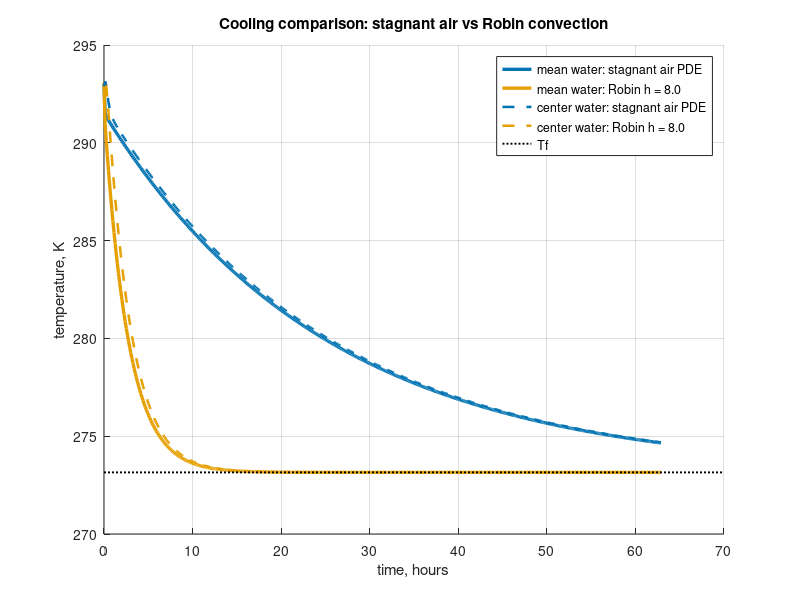
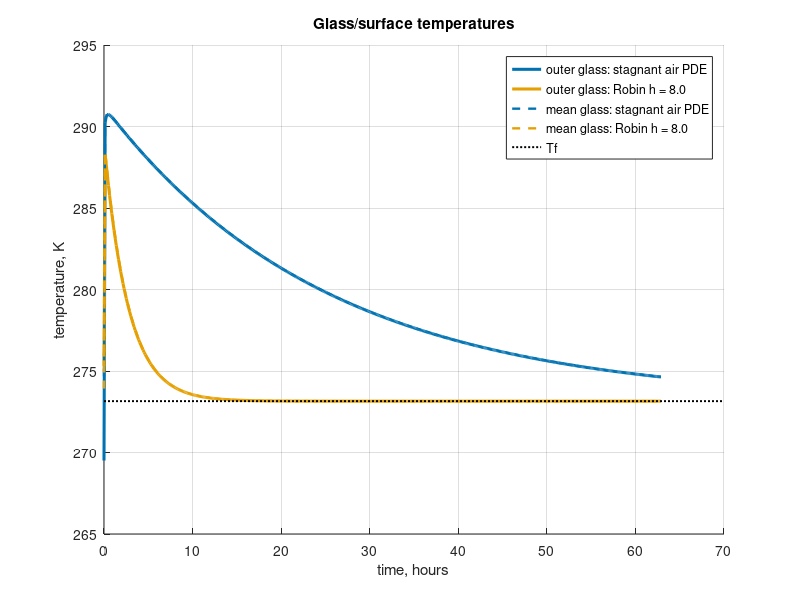
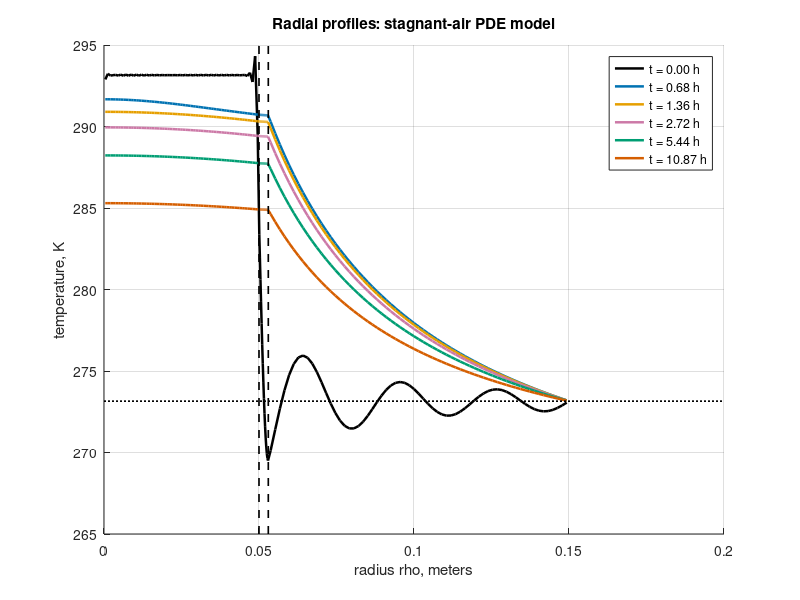
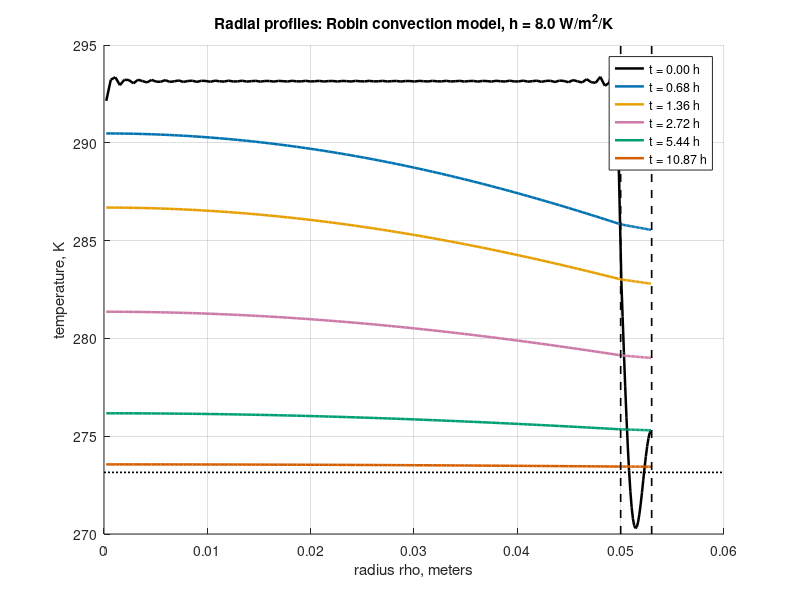

These figures' MATLAB source, in order:
% coupled_sphere_heat_compare.m
%
% Compare two spherical cooling models:
%
%   Model 1: water + glass + stagnant-air conduction PDE
%   Model 2: water + glass PDE + Robin convection boundary condition
%
% Geometry:
%   0 < rho < r       water
%   r < rho < r+d     glass
%   r+d < rho < R     stagnant air, model 1 only
%
% Robin model:
%   -k_g dT/drho = h (T_surface - Tf) at rho = r+d
%
% Method:
%   finite-volume discretization
%   generalized eigenproblem K v = lambda C v
%   modal reconstruction theta(t) = sum c_n v_n exp(-lambda_n t)
%
% This version avoids MATLAB-only functions like yline/xline.

clear; clc; close all;

% ============================================================
% USER INPUTS
% ============================================================

r  = 0.050;       % water radius, meters
d  = 0.003;       % glass thickness, meters
R  = 0.150;       % fridge-wall radius for stagnant-air model, meters

T0 = 293.15;      % initial water temperature, K, about 20 C
Tf = 273.15;      % fridge bulk air/wall temperature, K, about 4 C

% Convective heat-transfer coefficient for Robin model
h = 8.0;          % W/m^2/K; try 2, 5, 8, 12, 20

% Material properties
% water
kw   = 0.60;      % W/m/K
rhow = 1000;      % kg/m^3
cw   = 4180;      % J/kg/K

% glass
kg   = 1.05;      % W/m/K
rhog = 2500;      % kg/m^3
cg   = 800;       % J/kg/K

% air
ka   = 0.026;     % W/m/K
rhoa = 1.2;       % kg/m^3
ca   = 1005;      % J/kg/K

% Numerical controls
nt = 500;         % number of output time points

% ============================================================
% DEUTERANOPIA-SAFE COLOR PALETTE
% Okabe-Ito-inspired palette
% ============================================================

col_black   = [0.000, 0.000, 0.000];
col_orange  = [0.902, 0.624, 0.000];
col_sky     = [0.337, 0.706, 0.914];
col_blue    = [0.000, 0.447, 0.698];
col_yellow  = [0.941, 0.894, 0.259];
col_purple  = [0.800, 0.475, 0.655];
col_verm    = [0.835, 0.369, 0.000];
col_teal    = [0.000, 0.620, 0.451];

% Use high-contrast subset heavily:
%   black, blue, orange, purple, teal
palette = [
    col_black;
    col_blue;
    col_orange;
    col_purple;
    col_teal;
    col_sky;
    col_verm;
    col_yellow
];

% ============================================================
% GEOMETRY CHECKS
% ============================================================

b = r + d;
airgap = R - b;

if r <= 0
    error("Need r > 0.");
end

if d <= 0
    error("Need d > 0.");
end

if R <= b
    error("Need R > r+d for the stagnant-air model.");
end

if h < 0
    error("Need h >= 0.");
end

% ============================================================
% MODEL 1: WATER + GLASS + STAGNANT AIR PDE
% ============================================================

fprintf("\n============================================================\n");
fprintf("MODEL 1: water + glass + stagnant-air conduction PDE\n");
fprintf("============================================================\n");

% Separate grids so interfaces are exact.
Nw1 = max(60, ceil(80 * r / R));
Ng1 = max(16, ceil(8 + 8 * d / min(r, airgap)));
Na1 = max(60, ceil(100 * airgap / R));

Nw1 = max(Nw1, 40);
Ng1 = max(Ng1, 12);
Na1 = max(Na1, 40);

edges_w1 = linspace(0, r, Nw1+1);
edges_g1 = linspace(r, b, Ng1+1);
edges_a1 = linspace(b, R, Na1+1);

edges1 = [edges_w1, edges_g1(2:end), edges_a1(2:end)]';

rho1 = 0.5 * (edges1(1:end-1) + edges1(2:end));
dr1  = edges1(2:end) - edges1(1:end-1);

N1 = length(rho1);

k1 = zeros(N1,1);
Cvol1 = zeros(N1,1);

for j = 1:N1
    if rho1(j) < r
        k1(j) = kw;
        Cvol1(j) = rhow * cw;
    elseif rho1(j) < b
        k1(j) = kg;
        Cvol1(j) = rhog * cg;
    else
        k1(j) = ka;
        Cvol1(j) = rhoa * ca;
    end
end

V1 = (4*pi/3) * (edges1(2:end).^3 - edges1(1:end-1).^3);
Cdiag1 = Cvol1 .* V1;

K1 = sparse(N1,N1);

% Internal conductive faces
for j = 1:N1-1
    rf = edges1(j+1);
    Af = 4*pi*rf^2;

    Rleft  = (dr1(j)/2)   / (k1(j)   * Af);
    Rright = (dr1(j+1)/2) / (k1(j+1) * Af);

    G = 1 / (Rleft + Rright);

    K1(j,j)       = K1(j,j)       + G;
    K1(j+1,j+1)   = K1(j+1,j+1)   + G;
    K1(j,j+1)     = K1(j,j+1)     - G;
    K1(j+1,j)     = K1(j+1,j)     - G;
end

% Outer Dirichlet wall at rho = R: theta(R,t)=0
rf = R;
Af = 4*pi*rf^2;
Gwall = 1 / ((dr1(N1)/2) / (k1(N1)*Af));
K1(N1,N1) = K1(N1,N1) + Gwall;

Cmat1 = spdiags(Cdiag1, 0, N1, N1);

nmodes1 = min(N1-2, max(50, ceil(0.45 * N1)));

fprintf("Grid cells: water %d, glass %d, air %d, total %d\n", ...
        Nw1, Ng1, Na1, N1);
fprintf("Using %d eigenmodes\n", nmodes1);

opts.tol = 1e-10;
opts.maxit = 3000;
opts.disp = 0;

[Vmode1, Lambda1] = eigs(K1, Cmat1, nmodes1, "sm", opts);

lambda1 = diag(Lambda1);
[lambda1, idx1] = sort(lambda1);
Vmode1 = Vmode1(:,idx1);

keep1 = find(lambda1 > 0);
lambda1 = lambda1(keep1);
Vmode1 = Vmode1(:,keep1);
nmodes1 = length(lambda1);

% C-orthonormalize
for n = 1:nmodes1
    normC = sqrt(Vmode1(:,n)' * (Cdiag1 .* Vmode1(:,n)));
    Vmode1(:,n) = Vmode1(:,n) / normC;
end

theta01 = zeros(N1,1);
theta01(rho1 < r) = T0 - Tf;

coef1 = zeros(nmodes1,1);
for n = 1:nmodes1
    coef1(n) = Vmode1(:,n)' * (Cdiag1 .* theta01);
end

tau1_stag = 1 / lambda1(1);

fprintf("Dominant eigenvalue = %.6e 1/s\n", lambda1(1));
fprintf("Dominant time scale = %.3f hours\n", tau1_stag/3600);

% ============================================================
% MODEL 2: WATER + GLASS + ROBIN CONVECTION
% ============================================================

fprintf("\n============================================================\n");
fprintf("MODEL 2: water + glass + Robin convection boundary\n");
fprintf("============================================================\n");

% Domain only goes to b = r+d.
% Need good glass resolution because thin glass controls boundary flux.
Nw2 = max(80, ceil(120 * r / b));
Ng2 = max(24, ceil(12 + 20 * d / r));

edges_w2 = linspace(0, r, Nw2+1);
edges_g2 = linspace(r, b, Ng2+1);

edges2 = [edges_w2, edges_g2(2:end)]';

rho2 = 0.5 * (edges2(1:end-1) + edges2(2:end));
dr2  = edges2(2:end) - edges2(1:end-1);

N2 = length(rho2);

k2 = zeros(N2,1);
Cvol2 = zeros(N2,1);

for j = 1:N2
    if rho2(j) < r
        k2(j) = kw;
        Cvol2(j) = rhow * cw;
    else
        k2(j) = kg;
        Cvol2(j) = rhog * cg;
    end
end

V2 = (4*pi/3) * (edges2(2:end).^3 - edges2(1:end-1).^3);
Cdiag2 = Cvol2 .* V2;

K2 = sparse(N2,N2);

% Internal conductive faces
for j = 1:N2-1
    rf = edges2(j+1);
    Af = 4*pi*rf^2;

    Rleft  = (dr2(j)/2)   / (k2(j)   * Af);
    Rright = (dr2(j+1)/2) / (k2(j+1) * Af);

    G = 1 / (Rleft + Rright);

    K2(j,j)       = K2(j,j)       + G;
    K2(j+1,j+1)   = K2(j+1,j+1)   + G;
    K2(j,j+1)     = K2(j,j+1)     - G;
    K2(j+1,j)     = K2(j+1,j)     - G;
end

% Robin convection boundary at outer glass surface rho = b:
%
%   -k_g dtheta/drho = h theta
%
% Total heat loss:
%
%   Q = h A_b theta_surface
%
% Finite-volume implementation:
% last cell connected to bulk air theta = 0 by:
%
%   resistance = conduction from cell center to surface + convection resistance
%
%   R_cond = (dr_last/2)/(k_g A_b)
%   R_conv = 1/(h A_b)
%
%   G_robin = 1/(R_cond + R_conv)
%
% If h = 0, G_robin = 0, insulated exterior.

Ab = 4*pi*b^2;

if h == 0
    Grobin = 0;
else
    Rcond_surf = (dr2(N2)/2) / (k2(N2) * Ab);
    Rconv = 1 / (h * Ab);
    Grobin = 1 / (Rcond_surf + Rconv);
end

K2(N2,N2) = K2(N2,N2) + Grobin;

Cmat2 = spdiags(Cdiag2, 0, N2, N2);

nmodes2 = min(N2-2, max(50, ceil(0.60 * N2)));

fprintf("Grid cells: water %d, glass %d, total %d\n", Nw2, Ng2, N2);
fprintf("Using %d eigenmodes\n", nmodes2);
fprintf("Robin h = %.3f W/m^2/K\n", h);
fprintf("Robin boundary conductance = %.6e W/K\n", Grobin);

[Vmode2, Lambda2] = eigs(K2, Cmat2, nmodes2, "sm", opts);

lambda2 = diag(Lambda2);
[lambda2, idx2] = sort(lambda2);
Vmode2 = Vmode2(:,idx2);

keep2 = find(lambda2 > 0);
lambda2 = lambda2(keep2);
Vmode2 = Vmode2(:,keep2);
nmodes2 = length(lambda2);

% C-orthonormalize
for n = 1:nmodes2
    normC = sqrt(Vmode2(:,n)' * (Cdiag2 .* Vmode2(:,n)));
    Vmode2(:,n) = Vmode2(:,n) / normC;
end

theta02 = zeros(N2,1);
theta02(rho2 < r) = T0 - Tf;

coef2 = zeros(nmodes2,1);
for n = 1:nmodes2
    coef2(n) = Vmode2(:,n)' * (Cdiag2 .* theta02);
end

tau1_robin = 1 / lambda2(1);

fprintf("Dominant eigenvalue = %.6e 1/s\n", lambda2(1));
fprintf("Dominant time scale = %.3f hours\n", tau1_robin/3600);

% ============================================================
% COMMON TIME GRID FOR COMPARISON
% ============================================================

% Use enough time to show both behaviors.
tmax = max(5*tau1_robin, 2.5*tau1_stag);

% Reasonable display bounds
tmax = max(tmax, 4*3600);       % at least 4 hours
tmax = min(tmax, 96*3600);      % at most 96 hours

time = linspace(0, tmax, nt)';

fprintf("\n============================================================\n");
fprintf("COMPARISON TIME HORIZON\n");
fprintf("============================================================\n");
fprintf("Final plotted time = %.3f hours\n", tmax/3600);

% ============================================================
% RECONSTRUCT BOTH SOLUTIONS
% ============================================================

water_cells1 = find(rho1 < r);
glass_cells1 = find(rho1 >= r & rho1 < b);
air_cells1   = find(rho1 >= b);

water_cells2 = find(rho2 < r);
glass_cells2 = find(rho2 >= r);

Vwater1 = sum(V1(water_cells1));
Vglass1 = sum(V1(glass_cells1));
Vair1   = sum(V1(air_cells1));

Vwater2 = sum(V2(water_cells2));
Vglass2 = sum(V2(glass_cells2));

Twatermean1 = zeros(nt,1);
Tcenter1    = zeros(nt,1);
Tsurface1   = zeros(nt,1);
Tglassmean1 = zeros(nt,1);
Tairmean1   = zeros(nt,1);

Twatermean2 = zeros(nt,1);
Tcenter2    = zeros(nt,1);
Tsurface2   = zeros(nt,1);
Tglassmean2 = zeros(nt,1);

% Surface cell approximations
surf_idx1 = max(find(rho1 < b));
surf_idx2 = N2;

for it = 1:nt
    t = time(it);

    decay1 = exp(-lambda1 * t);
    theta1 = Vmode1 * (coef1 .* decay1);
    T1 = Tf + theta1;

    decay2 = exp(-lambda2 * t);
    theta2 = Vmode2 * (coef2 .* decay2);
    T2 = Tf + theta2;

    Tcenter1(it) = T1(1);
    Tsurface1(it) = T1(surf_idx1);
    Twatermean1(it) = sum(T1(water_cells1) .* V1(water_cells1)) / Vwater1;
    Tglassmean1(it) = sum(T1(glass_cells1) .* V1(glass_cells1)) / Vglass1;
    Tairmean1(it)   = sum(T1(air_cells1)   .* V1(air_cells1))   / Vair1;

    Tcenter2(it) = T2(1);
    Tsurface2(it) = T2(surf_idx2);
    Twatermean2(it) = sum(T2(water_cells2) .* V2(water_cells2)) / Vwater2;
    Tglassmean2(it) = sum(T2(glass_cells2) .* V2(glass_cells2)) / Vglass2;
end

% Selected profile times based on Robin cooling, but within common horizon
profile_times = [0, 0.25, 0.50, 1.00, 2.00, 4.00] * tau1_robin;
profile_times = profile_times(profile_times <= tmax);

if length(profile_times) < 3
    profile_times = [0, 0.25, 0.50, 1.00] * tmax;
end

profiles1 = zeros(N1, length(profile_times));
profiles2 = zeros(N2, length(profile_times));

for ip = 1:length(profile_times)
    t = profile_times(ip);

    decay1 = exp(-lambda1 * t);
    theta1 = Vmode1 * (coef1 .* decay1);
    profiles1(:,ip) = Tf + theta1;

    decay2 = exp(-lambda2 * t);
    theta2 = Vmode2 * (coef2 .* decay2);
    profiles2(:,ip) = Tf + theta2;
end

% ============================================================
% PRINT DIAGNOSTIC SUMMARY
% ============================================================

fprintf("\n============================================================\n");
fprintf("SUMMARY\n");
fprintf("============================================================\n");

fprintf("Stagnant-air model tau_1: %.3f hours\n", tau1_stag/3600);
fprintf("Robin model tau_1:        %.3f hours\n", tau1_robin/3600);
fprintf("Ratio stagnant/Robin:     %.3f\n", tau1_stag/tau1_robin);

fprintf("\nFirst few stagnant-air eigenvalues:\n");
for n = 1:min(6,nmodes1)
    fprintf("  n=%3d lambda=%.6e tau=%.4f hours\n", ...
            n, lambda1(n), 1/lambda1(n)/3600);
end

fprintf("\nFirst few Robin eigenvalues:\n");
for n = 1:min(6,nmodes2)
    fprintf("  n=%3d lambda=%.6e tau=%.4f hours\n", ...
            n, lambda2(n), 1/lambda2(n)/3600);
end

% Initial reconstruction checks
theta01_recon = Vmode1 * coef1;
theta02_recon = Vmode2 * coef2;

err1 = norm(theta01_recon - theta01) / max(norm(theta01), eps);
err2 = norm(theta02_recon - theta02) / max(norm(theta02), eps);

fprintf("\nInitial condition reconstruction error:\n");
fprintf("  stagnant-air model: %.6e\n", err1);
fprintf("  Robin model:        %.6e\n", err2);

% ============================================================
% PLOT 1: MAIN COMPARISON, WATER MEAN AND CENTER
% ============================================================

figure;
hold on;
set(gca, "colororder", palette);

plot(time/3600, Twatermean1, "-",  "color", col_blue,   "linewidth", 2.4);
plot(time/3600, Twatermean2, "-",  "color", col_orange, "linewidth", 2.4);

plot(time/3600, Tcenter1,    "--", "color", col_blue,   "linewidth", 1.8);
plot(time/3600, Tcenter2,    "--", "color", col_orange, "linewidth", 1.8);

xl = xlim();
plot(xl, [Tf Tf], ":", "color", col_black, "linewidth", 1.4);

xlabel("time, hours");
ylabel("temperature, K");
title("Cooling comparison: stagnant air vs Robin convection");
legend("mean water: stagnant air PDE", ...
       sprintf("mean water: Robin h = %.1f", h), ...
       "center water: stagnant air PDE", ...
       sprintf("center water: Robin h = %.1f", h), ...
       "Tf", ...
       "location", "northeast");
grid on;

% ============================================================
% PLOT 2: SURFACE AND MEAN GLASS TEMPERATURES
% ============================================================

figure;
hold on;
set(gca, "colororder", palette);

plot(time/3600, Tsurface1,   "-",  "color", col_blue,   "linewidth", 2.2);
plot(time/3600, Tsurface2,   "-",  "color", col_orange, "linewidth", 2.2);

plot(time/3600, Tglassmean1, "--", "color", col_blue,   "linewidth", 1.7);
plot(time/3600, Tglassmean2, "--", "color", col_orange, "linewidth", 1.7);

xl = xlim();
plot(xl, [Tf Tf], ":", "color", col_black, "linewidth", 1.4);

xlabel("time, hours");
ylabel("temperature, K");
title("Glass/surface temperatures");
legend("outer glass: stagnant air PDE", ...
       sprintf("outer glass: Robin h = %.1f", h), ...
       "mean glass: stagnant air PDE", ...
       sprintf("mean glass: Robin h = %.1f", h), ...
       "Tf", ...
       "location", "northeast");
grid on;

% ============================================================
% PLOT 3: RADIAL PROFILES, STAGNANT-AIR MODEL
% ============================================================

figure;
hold on;

profile_cols = [col_black; col_blue; col_orange; col_purple; col_teal; col_verm];

for ip = 1:length(profile_times)
    cidx = 1 + mod(ip-1, rows(profile_cols));
    plot(rho1, profiles1(:,ip), "-", ...
         "color", profile_cols(cidx,:), "linewidth", 1.8);
end

yl = ylim();
plot([r r], yl, "--", "color", col_black, "linewidth", 1.2);
plot([b b], yl, "--", "color", col_black, "linewidth", 1.2);

xl = xlim();
plot(xl, [Tf Tf], ":", "color", col_black, "linewidth", 1.2);

xlabel("radius rho, meters");
ylabel("temperature, K");
title("Radial profiles: stagnant-air PDE model");
grid on;

leg = cell(length(profile_times),1);
for ip = 1:length(profile_times)
    leg{ip} = sprintf("t = %.2f h", profile_times(ip)/3600);
end
legend(leg, "location", "northeast");

% ============================================================
% PLOT 4: RADIAL PROFILES, ROBIN MODEL
% ============================================================

figure;
hold on;

for ip = 1:length(profile_times)
    cidx = 1 + mod(ip-1, rows(profile_cols));
    plot(rho2, profiles2(:,ip), "-", ...
         "color", profile_cols(cidx,:), "linewidth", 1.8);
end

yl = ylim();
plot([r r], yl, "--", "color", col_black, "linewidth", 1.2);
plot([b b], yl, "--", "color", col_black, "linewidth", 1.2);

xl = xlim();
plot(xl, [Tf Tf], ":", "color", col_black, "linewidth", 1.2);

xlabel("radius rho, meters");
ylabel("temperature, K");
title(sprintf("Radial profiles: Robin convection model, h = %.1f W/m^2/K", h));
grid on;

leg = cell(length(profile_times),1);
for ip = 1:length(profile_times)
    leg{ip} = sprintf("t = %.2f h", profile_times(ip)/3600);
end
legend(leg, "location", "northeast");

% ============================================================
% PLOT 5: FIRST FEW EIGENFUNCTIONS, BOTH MODELS
% ============================================================

figure;
hold on;

nplot = min(5, min(nmodes1, nmodes2));

for n = 1:nplot
    cidx = 1 + mod(n-1, rows(profile_cols));

    v1 = Vmode1(:,n);
    v1 = v1 / max(abs(v1));

    v2 = Vmode2(:,n);
    v2 = v2 / max(abs(v2));

    plot(rho1, v1, "-",  "color", profile_cols(cidx,:), "linewidth", 1.5);
    plot(rho2, v2, "--", "color", profile_cols(cidx,:), "linewidth", 1.8);
end

yl = ylim();
plot([r r], yl, ":", "color", col_black, "linewidth", 1.2);
plot([b b], yl, ":", "color", col_black, "linewidth", 1.2);

xlabel("radius rho, meters");
ylabel("scaled eigenfunction");
title("First few eigenfunctions: solid = stagnant air, dashed = Robin");
grid on;

leg = cell(2*nplot,1);
idx = 1;
for n = 1:nplot
    leg{idx} = sprintf("stagnant mode %d", n);
    idx = idx + 1;
    leg{idx} = sprintf("Robin mode %d", n);
    idx = idx + 1;
end
legend(leg, "location", "northeast");

% ============================================================
% OPTIONAL SENSITIVITY: ROBIN h VALUES
% ============================================================
%
% This section uses a cheap implicit time-step approximation by reusing the
% same water+glass grid and recomputing only the Robin boundary conductance.
% It compares mean water temperature for several h values using eigenmodes.
%
% Set do_h_sensitivity = false if you do not want this plot.

do_h_sensitivity = true;

if do_h_sensitivity

    h_values = [2, 5, 8, 12, 20];

    figure;
    hold on;

    for ih = 1:length(h_values)

        hh = h_values(ih);

        % Rebuild K for water+glass interior using same grid.
        Kh = sparse(N2,N2);

        for j = 1:N2-1
            rf = edges2(j+1);
            Af = 4*pi*rf^2;

            Rleft  = (dr2(j)/2)   / (k2(j)   * Af);
            Rright = (dr2(j+1)/2) / (k2(j+1) * Af);

            G = 1 / (Rleft + Rright);

            Kh(j,j)       = Kh(j,j)       + G;
            Kh(j+1,j+1)   = Kh(j+1,j+1)   + G;
            Kh(j,j+1)     = Kh(j,j+1)     - G;
            Kh(j+1,j)     = Kh(j+1,j)     - G;
        end

        if hh == 0
            Gh = 0;
        else
            Rcond_surf = (dr2(N2)/2) / (k2(N2) * Ab);
            Rconv = 1 / (hh * Ab);
            Gh = 1 / (Rcond_surf + Rconv);
        end

        Kh(N2,N2) = Kh(N2,N2) + Gh;

        nmh = nmodes2;

        [Vh, Lh] = eigs(Kh, Cmat2, nmh, "sm", opts);

        lambdah = diag(Lh);
        [lambdah, idxh] = sort(lambdah);
        Vh = Vh(:,idxh);

        keeph = find(lambdah > 0);
        lambdah = lambdah(keeph);
        Vh = Vh(:,keeph);
        nmh = length(lambdah);

        for n = 1:nmh
            normC = sqrt(Vh(:,n)' * (Cdiag2 .* Vh(:,n)));
            Vh(:,n) = Vh(:,n) / normC;
        end

        coefh = zeros(nmh,1);
        for n = 1:nmh
            coefh(n) = Vh(:,n)' * (Cdiag2 .* theta02);
        end

        Tmean_h = zeros(nt,1);

        for it = 1:nt
            t = time(it);
            decayh = exp(-lambdah * t);
            thetah = Vh * (coefh .* decayh);
            Th = Tf + thetah;

            Tmean_h(it) = sum(Th(water_cells2) .* V2(water_cells2)) / Vwater2;
        end

        cidx = 1 + mod(ih-1, rows(profile_cols));

        if ih == 1
            ls = "-";
        elseif ih == 2
            ls = "--";
        elseif ih == 3
            ls = "-.";
        elseif ih == 4
            ls = ":";
        else
            ls = "-";
        end

        plot(time/3600, Tmean_h, ls, ...
             "color", profile_cols(cidx,:), "linewidth", 2.2);
    end

    xl = xlim();
    plot(xl, [Tf Tf], ":", "color", col_black, "linewidth", 1.3);

    xlabel("time, hours");
    ylabel("mean water temperature, K");
    title("Robin model sensitivity to convective heat-transfer coefficient h");
    grid on;

    leg = cell(length(h_values)+1,1);
    for ih = 1:length(h_values)
        leg{ih} = sprintf("h = %.0f W/m^2/K", h_values(ih));
    end
    leg{end} = "Tf";
    legend(leg, "location", "northeast");
end

% ============================================================
% COMBINED SUMMARY FIGURE WITH SUBPLOTS
% Same y-axis limits in all four panels
% ============================================================

% Compute common y-axis limits across all plotted temperature series/profiles.
all_yvals = [
    Twatermean1(:);
    Twatermean2(:);
    Tcenter1(:);
    Tcenter2(:);
    Tsurface1(:);
    Tsurface2(:);
    Tglassmean1(:);
    Tglassmean2(:);
    profiles1(:);
    profiles2(:);
    Tf
];

ymin = min(all_yvals);
ymax = max(all_yvals);

% Add small padding.
ypad = 0.05 * (ymax - ymin);
if ypad == 0
    ypad = 1.0;
end

common_ylim = [ymin - ypad, ymax + ypad];

figure;

% ----------------------------
% Subplot 1: water cooling
% ----------------------------
subplot(2,2,1);
hold on;

plot(time/3600, Twatermean1, "-",  "color", col_blue,   "linewidth", 2.2);
plot(time/3600, Twatermean2, "-",  "color", col_orange, "linewidth", 2.2);

plot(time/3600, Tcenter1,    "--", "color", col_blue,   "linewidth", 1.6);
plot(time/3600, Tcenter2,    "--", "color", col_orange, "linewidth", 1.6);

ylim(common_ylim);
xl = xlim();
plot(xl, [Tf Tf], ":", "color", col_black, "linewidth", 1.2);

xlabel("time, hours");
ylabel("temperature, K");
title("Water cooling");
legend("mean stagnant", ...
       "mean Robin", ...
       "center stagnant", ...
       "center Robin", ...
       "Tf", ...
       "location", "northeast");
grid on;

% ----------------------------
% Subplot 2: glass/surface temperatures
% ----------------------------
subplot(2,2,2);
hold on;

plot(time/3600, Tsurface1,   "-",  "color", col_blue,   "linewidth", 2.0);
plot(time/3600, Tsurface2,   "-",  "color", col_orange, "linewidth", 2.0);

plot(time/3600, Tglassmean1, "--", "color", col_blue,   "linewidth", 1.5);
plot(time/3600, Tglassmean2, "--", "color", col_orange, "linewidth", 1.5);

ylim(common_ylim);
xl = xlim();
plot(xl, [Tf Tf], ":", "color", col_black, "linewidth", 1.2);

xlabel("time, hours");
ylabel("temperature, K");
title("Glass and surface");
legend("surface stagnant", ...
       "surface Robin", ...
       "mean glass stagnant", ...
       "mean glass Robin", ...
       "Tf", ...
       "location", "northeast");
grid on;

% ----------------------------
% Subplot 3: stagnant-air radial profiles
% ----------------------------
subplot(2,2,3);
hold on;

for ip = 1:length(profile_times)
    cidx = 1 + mod(ip-1, rows(profile_cols));
    plot(rho1, profiles1(:,ip), "-", ...
         "color", profile_cols(cidx,:), "linewidth", 1.6);
end

ylim(common_ylim);
yl = ylim();
plot([r r], yl, "--", "color", col_black, "linewidth", 1.0);
plot([b b], yl, "--", "color", col_black, "linewidth", 1.0);

xl = xlim();
plot(xl, [Tf Tf], ":", "color", col_black, "linewidth", 1.0);

xlabel("radius rho, meters");
ylabel("temperature, K");
title("Profiles: stagnant-air PDE");
grid on;

leg3 = cell(length(profile_times),1);
for ip = 1:length(profile_times)
    leg3{ip} = sprintf("%.2f h", profile_times(ip)/3600);
end
legend(leg3, "location", "northeast");

% ----------------------------
% Subplot 4: Robin radial profiles
% ----------------------------
subplot(2,2,4);
hold on;

for ip = 1:length(profile_times)
    cidx = 1 + mod(ip-1, rows(profile_cols));
    plot(rho2, profiles2(:,ip), "-", ...
         "color", profile_cols(cidx,:), "linewidth", 1.6);
end

ylim(common_ylim);
yl = ylim();
plot([r r], yl, "--", "color", col_black, "linewidth", 1.0);
plot([b b], yl, "--", "color", col_black, "linewidth", 1.0);

xl = xlim();
plot(xl, [Tf Tf], ":", "color", col_black, "linewidth", 1.0);

xlabel("radius rho, meters");
ylabel("temperature, K");
title(sprintf("Profiles: Robin h = %.1f", h));
grid on;

leg4 = cell(length(profile_times),1);
for ip = 1:length(profile_times)
    leg4{ip} = sprintf("%.2f h", profile_times(ip)/3600);
end
legend(leg4, "location", "northeast");

% ----------------------------
% Overall figure title if available
% ----------------------------

if exist("sgtitle", "file") || exist("sgtitle", "builtin")
    sgtitle("Coupled spherical cooling: stagnant air vs Robin convection");
else
    annotation("textbox", [0 0.95 1 0.05], ...
               "string", "Coupled spherical cooling: stagnant air vs Robin convection", ...
               "edgecolor", "none", ...
               "horizontalalignment", "center", ...
               "fontsize", 14, ...
               "fontweight", "bold");
end
